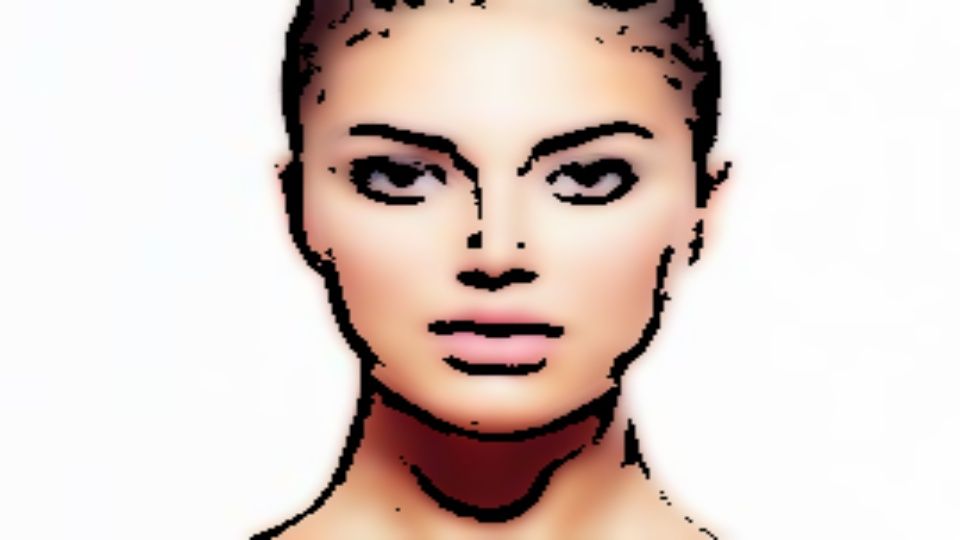
#> input picture python/Trainings/MachineLearningProjects/CARTOONIFY/images/beautiful_face_cartoonified.jpg, 960 x 540 px
$ python -i cartoonify.py   (imports and definitions only)
#> lines starting #> are read from the running program, lines starting #| are printed output that depends on the picture; after the words box and inside, x2 and y2 are one past the last pixel; in counts of white or black regions, pixels touching at a corner belong together
import cv2
import os


class Cartoonify:
    def cartoonify(self, image_path):
        # create a temporary image path for it to be displayed in the UI.
#> called with image_path = 'images/beautiful_face_cartoonified.jpg'
        image_dir = os.path.dirname(image_path)
        image_filename = os.path.basename(image_path)
        image_name, image_extension = os.path.splitext(image_filename)
        temp_image_path = os.path.join(image_dir, "{}_temp{}".format(image_name, image_extension))

        # read the image
        original_image = cv2.imread(image_path)
#> original_image is the input picture: shape (540, 960, 3); mean B, G, R 201.3, 207.3, 222.1
        # convert the image to grayscale
        grayscale_im = cv2.cvtColor(original_image, cv2.COLOR_BGR2GRAY)
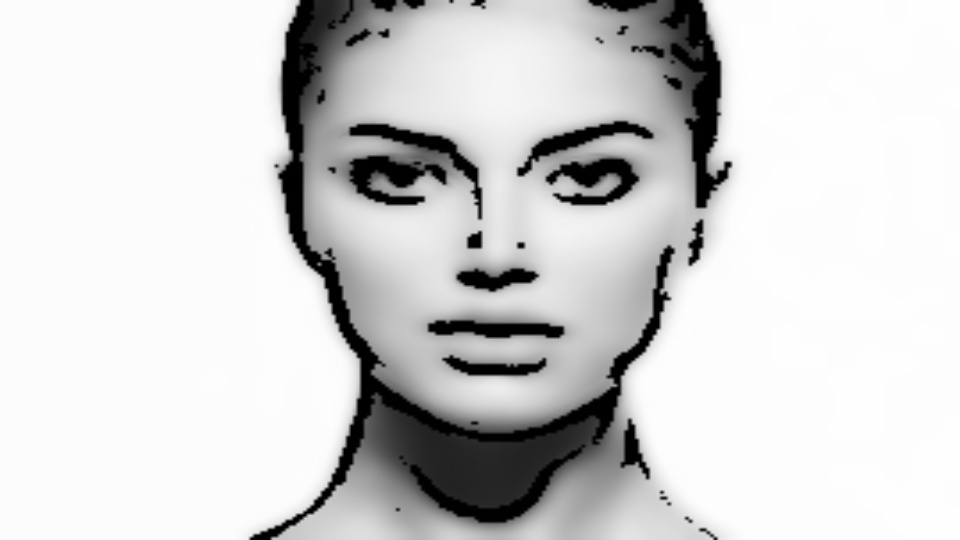
#> grayscale_im: shape (540, 960); min 0, max 255, mean 211
        # smoothen the image
        smooth_gs_im = cv2.medianBlur(grayscale_im, 5)
        # get the edges of the image using adaptive threshold
        edge_img = cv2.adaptiveThreshold(smooth_gs_im, 255, cv2.ADAPTIVE_THRESH_MEAN_C, cv2.THRESH_BINARY, 9, 9)
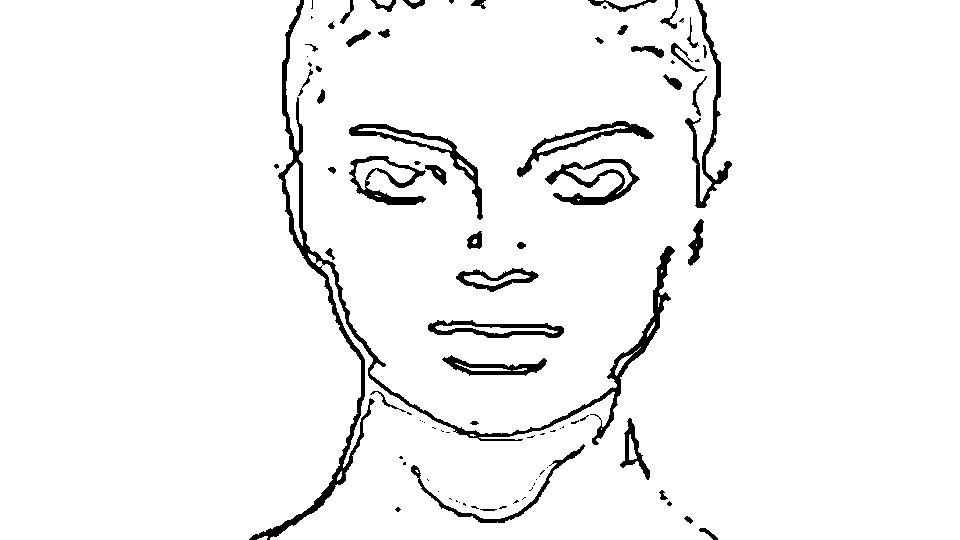
#> edge_img: shape (540, 960); 95.7% white; 89 black regions (44 under 20 px), largest, box (x1, y1, x2, y2) and area: (249, 0, 675, 540) 7606, (685, 0, 732, 208) 1603, (545, 159, 640, 205) 1464
        # sharpen the image
        color_image = cv2.bilateralFilter(original_image, 9, 300, 300)
        # combine the two images using bitwise AND operation.
        cartoon_image = cv2.bitwise_and(color_image, color_image, mask=edge_img)
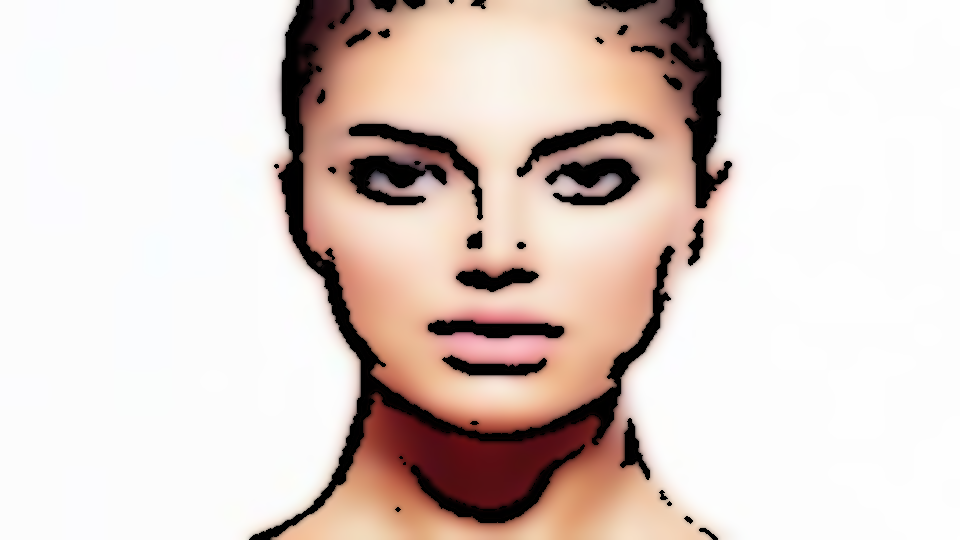
#> cartoon_image: shape (540, 960, 3); mean B, G, R 200.2, 206.1, 220.4
        resized_modified_image = cv2.resize(cartoon_image, (960, 540))
        # save the temporary image
        cv2.imwrite(temp_image_path, resized_modified_image)
        return temp_image_path

>>> result = Cartoonify().cartoonify('images/beautiful_face_cartoonified.jpg')
